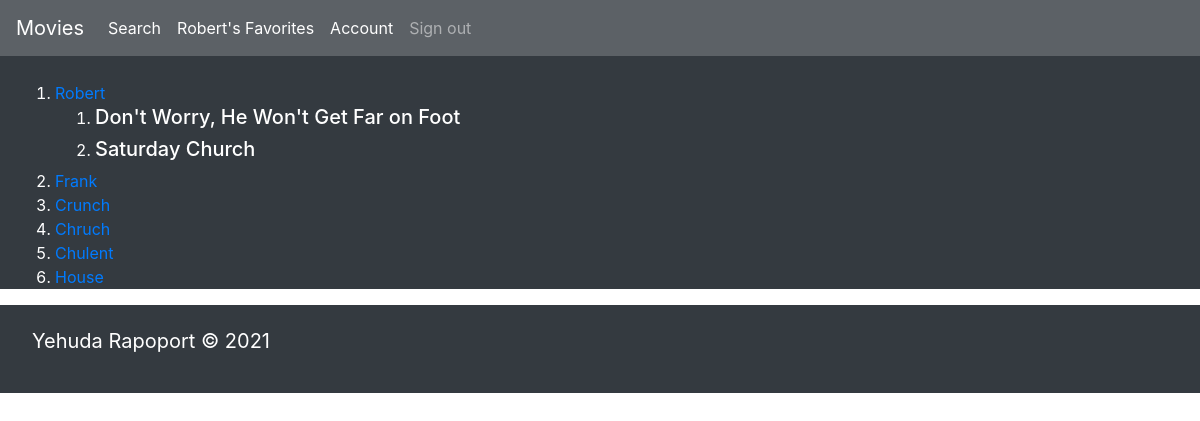
Screenshot of /users (signed in) with the database file from the repository.
### webapp/models.py (models this page shows, shortened)
class User(db.Model, flask_login.UserMixin): # db.Model is required if you want to create an SQL model
    id = db.Column(db.Integer(), primary_key=True)
    name = db.Column(db.String(64), unique=True, nullable=False)
    password = db.Column(db.String(64), nullable=False)
    email = db.Column(db.String(120), unique=True, nullable=True)
    image_file = db.Column(db.String(20), nullable=True, default='default.jpeg')
    fav_movies = db.relationship("Movie", backref="users", secondary=user2movies)

class Movie(db.Model):
    id = db.Column(db.Integer(), primary_key=True)
    title = db.Column(db.String(64), nullable=False)
    poster_path = db.Column(db.String(128))
    description = db.Column(db.String(64))
    movie_id = db.Column(db.Integer(), unique=True, nullable=False)
    movie_comments = db.relationship("Comment", backref="comments", secondary=movie2comments)

### webapp/routes.py (the view)
@app.route("/users")
def users_list():
    users = models.User.query.all()            # Return a list of users
    if users:
        return flask.render_template("users_list.html", users=users)
    else:
        flask.flash("No users have been added to the database.", "danger")
        return flask.redirect('/')

### webapp/models.py (called while the page is built)
@login_manager.user_loader
def user_loader(user_id):
    return User.query.get(user_id)

### webapp/templates/users_list.html
{% extends "base_display.html" %}
{% block content %}
    <ol>
        {% for user in users %}
            <li>
                <a href="{{ url_for('profile_page', user_id=user.id) }}">{{ user.name }}</a>
            </li>
            <ol>
                {% for movie in user.fav_movies %}
                   <li>
                       <a style="text-decoration: none; color: white" href="http://127.0.0.1:5000/movie/{{movie.movie_id}}"><h5>{{movie.title}}</h5> </a>
                   </li>
                {% endfor %}
            </ol>
        {% endfor %}
    </ol>
{% endblock %}

### webapp/templates/base_display.html (shortened to what this page needs)
<!DOCTYPE html>
<html lang="en">
<head>
    <link rel="stylesheet" href="https://maxcdn.bootstrapcdn.com/bootstrap/4.0.0/css/bootstrap.min.css">
    <link rel="stylesheet" href="{{ url_for('static', filename='css/master.css') }}" />
</head>
<body>
<nav class="navbar navbar-expand-lg navbar-dark bg-dark sticky-top" style="opacity: .8">
    <a class="navbar-brand" href="{{url_for('home')}}">Movies</a>
    <div class="collapse navbar-collapse"  id="navbarSupportedContent">
        <ul class="navbar-nav mr-auto">
            <li class="nav-item active">
                <a  class="nav-link"href="{{url_for('movie_search')}}">Search <span class="sr-only">(current)</span></a>
            </li>
            {% if current_user.is_authenticated %}
            <li class="nav-item active">
                <a  class="nav-link"href="{{url_for('profile_page', user_id=current_user.id)}}">{{ current_user.name }}'s Favorites<span class="sr-only">(current)</span></a>
            </li>
            <li class="nav-item active">
                <a  class="nav-link"href="{{url_for('account')}}">Account<span class="sr-only">(current)</span></a>
            </li>
            <li class="nav-item  ">
                <a  class="nav-link"href="{{url_for('signout')}}">Sign out<span class="sr-only">(current)</span></a>
            </li>
            {% endif %}
        </ul>
</div>
</nav>
<div class="container-fluid bg-dark text-white" style="height: 100%; padding-top: 25px;">
    {% block content %}
    {% endblock %}
 </div>
    <nav class="navbar bg-dark sticky-bottom">
        <p class="navbar text-white"><a class="navbar-brand text-white" href="https://www.linkedin.com/in/yehuda-rapoport/">Yehuda Rapoport © 2021</a></p>
    </nav>
</body>
</html>

### rows the page displays
User: name "Robert"
Movie: title "Don't Worry, He Won't Get Far on Foot"
Movie: title "Saturday Church"
User: name "Frank"
User: name "Crunch"
User: name "Chruch"
User: name "Chulent"
User: name "House"
